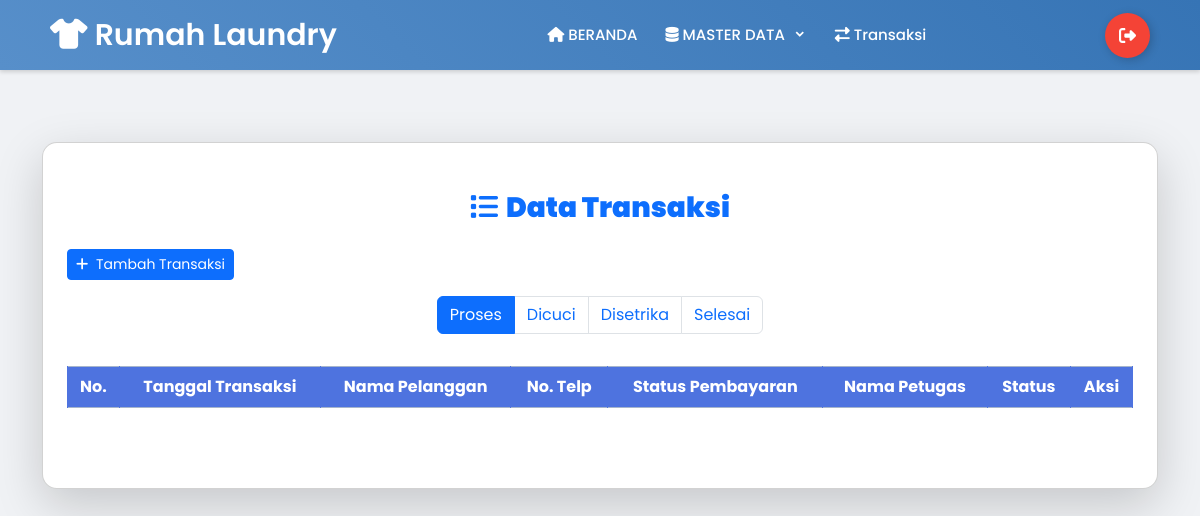
Page /admin/transaksi/show_transaksi.php (signed in) on the earlier database version.
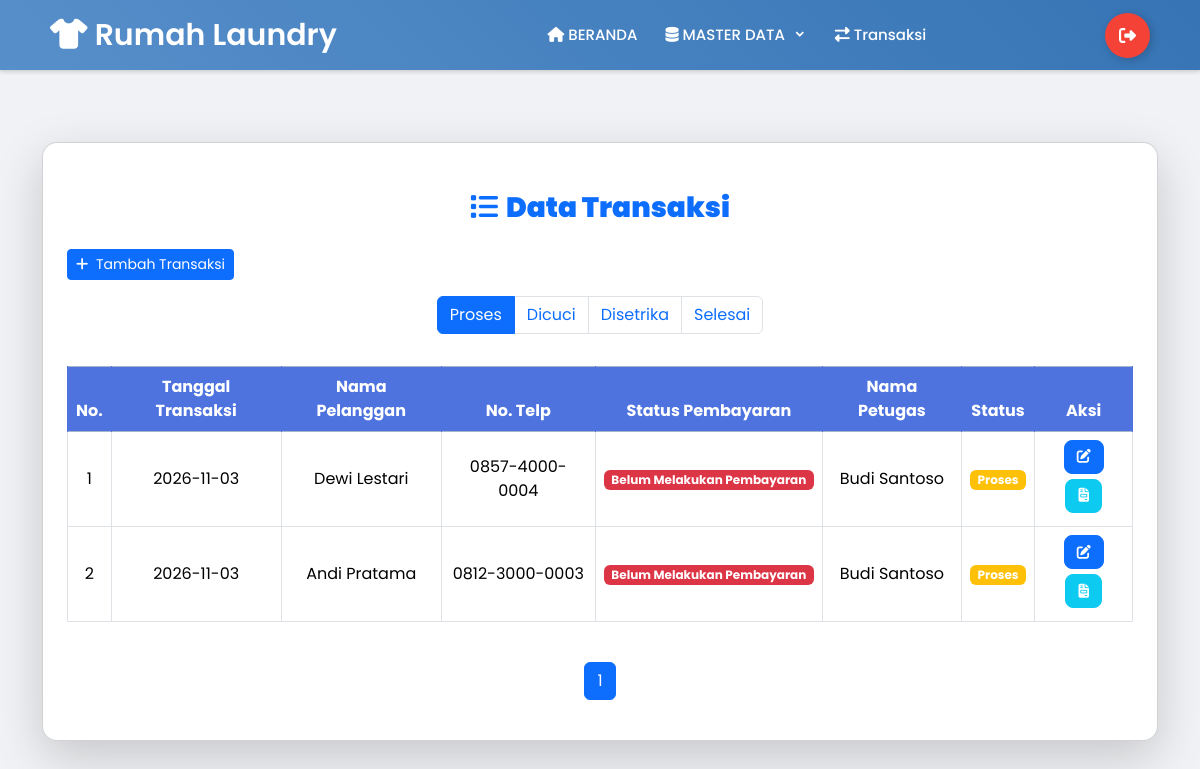
Same page on the later database version.
### tables this page shows
CREATE TABLE `transaksi` (
  `id_transaksi` int(11) NOT NULL,
  `tgl_transaksi` date NOT NULL,
  `waktu_transaksi` time NOT NULL,
  `status` varchar(50) NOT NULL,
  `status_transaksi` int(11) NOT NULL,
  `id_customer` int(11) NOT NULL,
  `id_petugas` int(11) NOT NULL
);

CREATE TABLE `customer` (
  `id_customer` int(11) NOT NULL,
  `nama_customer` varchar(100) NOT NULL,
  `no_telp` varchar(15) NOT NULL
);

CREATE TABLE `petugas` (
  `id_petugas` int(11) NOT NULL,
  `nama_petugas` varchar(50) NOT NULL,
  `no_telp` varchar(15) NOT NULL,
  `alamat` text NOT NULL,
  `email` varchar(100) NOT NULL
);

### admin/transaksi/show_transaksi.php (the view, shortened to what the changed rows need)
<?php
include "../include/koneksi.php";
include "../include/header.php";
if (isset($_SESSION['level'])) {
    if ($_SESSION['level'] == "petugas" || $_SESSION['level'] == "admin") {
        include "../include/navbar.php";
    } else {
        header("Location: ../index.php");
        exit();
    }
    $status_filter = isset($_GET['status']) ? $_GET['status'] : 'Proses';
    $limit = 10;
    $page = isset($_GET['page']) ? $_GET['page'] : 1;
    $offset = ($page - 1) * $limit;
    $total_query = "SELECT COUNT(*) AS total FROM transaksi WHERE status = '$status_filter'";
    $total_result = mysqli_query($koneksi, $total_query);
    $total_data = mysqli_fetch_assoc($total_result);
    $total_entries = $total_data['total'];
    $total_pages = ceil($total_entries / $limit);
    $sql = "SELECT t.*, c.nama_customer, c.no_telp, p.nama_petugas
            FROM transaksi t
            INNER JOIN customer c ON t.id_customer = c.id_customer
            INNER JOIN petugas p ON t.id_petugas = p.id_petugas
            WHERE t.status = '$status_filter'
            ORDER BY t.id_transaksi DESC
            LIMIT $limit OFFSET $offset";
    $sql_eksekusi = mysqli_query($koneksi, $sql);
?>
<!DOCTYPE html>
<html lang="id">
<head>
</head>
<body>
<div class="container mt-5 pt-4">
  <div class="card shadow-lg p-4">
    <div class="table-responsive">
      <table class="table table-hover table-bordered text-center align-middle">
        <thead class="table-primary">
          <tr>
            <th>No.</th>
            <th>Tanggal Transaksi</th>
            <th>Nama Pelanggan</th>
            <th>No. Telp</th>
            <th>Status Pembayaran</th>
            <th>Nama Petugas</th>
            <th>Status</th>
            <th>Aksi</th>
          </tr>
        </thead>
        <tbody>
          <?php
          $no = $offset + 1;
          while ($data = mysqli_fetch_array($sql_eksekusi)):
              $status = $data['status'];
              $status_pembayaran = $data['status_transaksi'] == 0 ? 'Belum Melakukan Pembayaran' : 'Sudah Melakukan Pembayaran';
          ?>
          <tr>
            <td><?= $no++; ?></td>
            <td><?= htmlspecialchars($data['tgl_transaksi']); ?></td>
            <td><?= htmlspecialchars($data['nama_customer']); ?></td>
            <td><?= htmlspecialchars($data['no_telp']); ?></td>
            <td>
              <span class="badge <?= $data['status_transaksi'] == 0 ? 'bg-danger' : 'bg-success'; ?>">
                <?= htmlspecialchars($status_pembayaran); ?>
              </span>
            </td>
            <td><?= htmlspecialchars($data['nama_petugas']); ?></td>
            <td>
              <span class="badge
                <?php
                  if ($status == 'Proses') {
                    echo 'bg-warning';
                  } elseif ($status == 'Dicuci') {
                    echo 'bg-primary';
                  } elseif ($status == 'Disetrika') {
                    echo 'bg-info';
                  } elseif ($status == 'Selesai') {
                    echo 'bg-success';
                  }
                ?>">
                <?= htmlspecialchars($status); ?>
              </span>
            </td>
            <td>
              <?php
              $detail_query = "SELECT * FROM detail_transaksi WHERE id_transaksi = '".$data['id_transaksi']."'";
              $detail_result = mysqli_query($koneksi, $detail_query);
              $detail_count = mysqli_num_rows($detail_result);
              ?>
              <?php if ($detail_count == 0): ?>
                <a href="show_detail_transaksi.php?id_transaksi=<?= $data['id_transaksi']; ?>"
                   class="btn btn-warning btn-sm text-white btn-action"
                   title="Isi detail transaksi">
                  <i class="fa-solid fa-hand-point-right"></i>
                </a>
                <a href="show_transaksi.php?hapus_transaksi=<?= $data['id_transaksi']; ?>"
                   class="btn btn-danger btn-sm text-white btn-action"
                   onclick="return confirm('Yakin ingin menghapus transaksi ini?');"
                   title="Hapus transaksi">
                  <i class="fa-solid fa-eraser"></i>
                </a>
              <?php else: ?>
                <?php if ($data['status'] == 'Selesai' && $data['status_transaksi'] == 1): ?>
                  <button class="btn btn-info btn-sm text-white btn-action"
                          data-bs-toggle="modal"
                          data-bs-target="#modalInvoice<?= $data['id_transaksi']; ?>"
                          title="Lihat invoice">
                    <i class="fa-solid fa-file-invoice"></i>
                  </button>
                <?php else: ?>
                  <button class="btn btn-primary btn-sm text-white btn-action"
                          data-bs-toggle="modal"
                          data-bs-target="#modalEdit<?= $data['id_transaksi']; ?>"
                          title="Ubah status">
                    <i class="fa-solid fa-pen-to-square"></i>
                  </button>
                  <button class="btn btn-info btn-sm text-white btn-action"
                          data-bs-toggle="modal"
                          data-bs-target="#modalInvoice<?= $data['id_transaksi']; ?>"
                          title="Lihat invoice">
                    <i class="fa-solid fa-file-invoice"></i>
                  </button>
                <?php endif; ?>
              <?php endif; ?>
            </td>
          </tr>
          <?php endwhile; ?>
        </tbody>
      </table>
    </div>
    <div class="d-flex justify-content-center mt-4">
      <ul class="pagination">
        <?php for ($i = 1; $i <= $total_pages; $i++): ?>
          <li class="page-item <?= $i == $page ? 'active' : ''; ?>">
            <a class="page-link" href="?status=<?= $status_filter; ?>&page=<?= $i; ?>"><?= $i; ?></a>
          </li>
        <?php endfor; ?>
      </ul>
    </div>
  </div>
</div>
<?php
include "../include/footer.php";
} else {
    header("Location: ../index.php");
    exit();
}
?>

Differences in the rows shown:
added transaksi: tgl_transaksi "2026-11-03", id_customer.nama_customer "Dewi Lestari", id_customer.no_telp "0857-4000-0004", status_transaksi "Belum Melakukan Pembayaran", id_petugas.nama_petugas "Budi Santoso", status "Proses"
added transaksi: tgl_transaksi "2026-11-03", id_customer.nama_customer "Andi Pratama", id_customer.no_telp "0812-3000-0003", status_transaksi "Belum Melakukan Pembayaran", id_petugas.nama_petugas "Budi Santoso", status "Proses"
Other differences:
new list line: "1"
